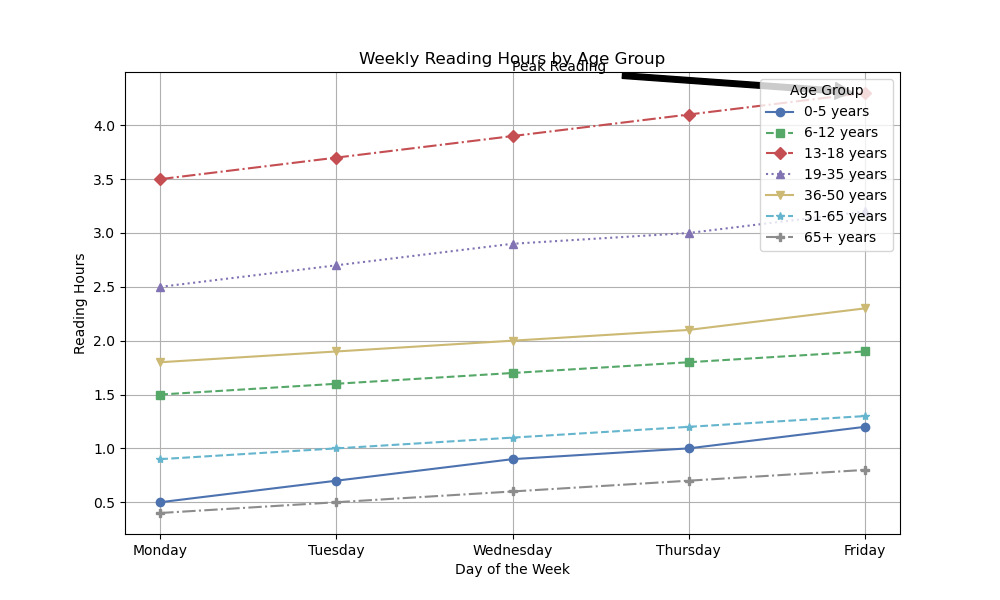

This chart was generated by the following Python code:

import matplotlib.pyplot as plt

data = [
    {'Age Group': '0-5 years', 'Monday': 0.5, 'Tuesday': 0.7, 'Wednesday': 0.9, 'Thursday': 1.0, 'Friday': 1.2},
    {'Age Group': '6-12 years', 'Monday': 1.5, 'Tuesday': 1.6, 'Wednesday': 1.7, 'Thursday': 1.8, 'Friday': 1.9},
    {'Age Group': '13-18 years', 'Monday': 3.5, 'Tuesday': 3.7, 'Wednesday': 3.9, 'Thursday': 4.1, 'Friday': 4.3},
    {'Age Group': '19-35 years', 'Monday': 2.5, 'Tuesday': 2.7, 'Wednesday': 2.9, 'Thursday': 3.0, 'Friday': 3.2},
    {'Age Group': '36-50 years', 'Monday': 1.8, 'Tuesday': 1.9, 'Wednesday': 2.0, 'Thursday': 2.1, 'Friday': 2.3},
    {'Age Group': '51-65 years', 'Monday': 0.9, 'Tuesday': 1.0, 'Wednesday': 1.1, 'Thursday': 1.2, 'Friday': 1.3},
    {'Age Group': '65+ years', 'Monday': 0.4, 'Tuesday': 0.5, 'Wednesday': 0.6, 'Thursday': 0.7, 'Friday': 0.8}
]

days = list(data[0].keys())[1:]

plt.figure(figsize=(10, 6))

markers = ['o', 's', 'D', '^', 'v', '*', 'P']
linestyles = ['-', '--', '-.', ':', '-', '--', '-.']
colors = ['#4c72b0', '#55a868', '#c44e52', '#8172b3', '#ccb974', '#64b5cd', '#8c8c8c']

for age_data, marker, linestyle, color in zip(data, markers, linestyles, colors):
    age_group = age_data['Age Group']
    values = [age_data[day] for day in days]
    
    plt.plot(days, values, marker=marker, linestyle=linestyle, color=color, label=age_group)

plt.legend(title='Age Group', loc='upper right')

plt.title('Weekly Reading Hours by Age Group')
plt.xlabel('Day of the Week')
plt.ylabel('Reading Hours')

plt.grid(True)

plt.annotate('Peak Reading', xy=('Friday', 4.3), xytext=('Wednesday', 4.5),
             arrowprops=dict(facecolor='black', shrink=0.05))

plt.show()
